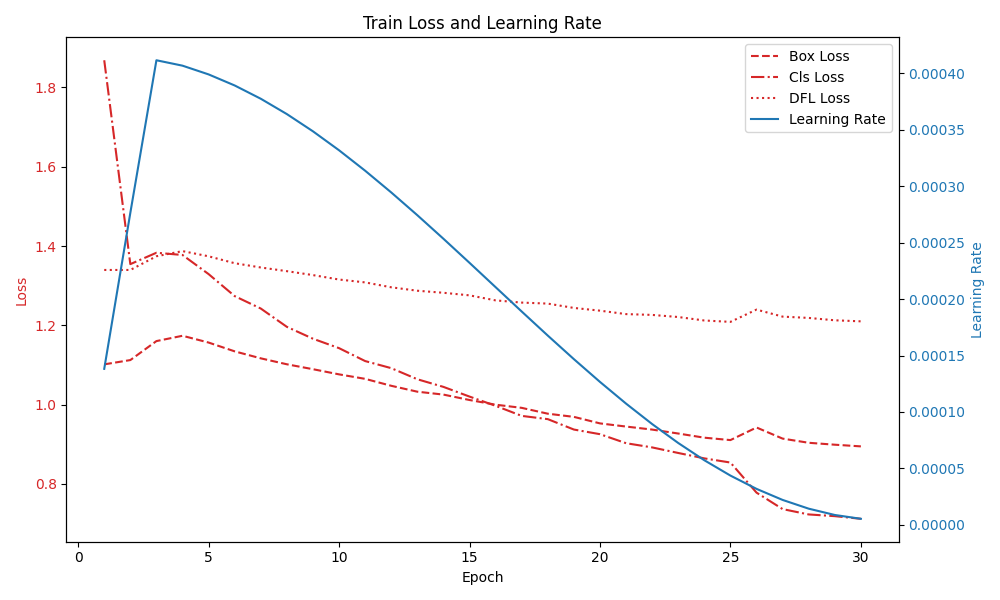
#> input picture 实验结果/YOLO 实验结果/train/yolov3_voc_fast/Figure_1.png, 1000 x 600 px, found by its file name
$ python Splicing.py
#> lines starting #> are read from the running program, lines starting #| are printed output that depends on the picture
from PIL import Image
import os

def tile_images(image_paths, output_path, image_size=(512, 512)):
    """
    将四张图片按田字形（2x2）拼接成一张图片。

    :param image_paths: 四张图片的路径列表，顺序为 [左上, 右上, 左下, 右下]
    :param output_path: 输出图片的路径
    :param image_size: 每张图片的尺寸（默认 512x512）
    """
#> called with output_path = 'combined_tile.png', image_size = (512, 512)
    # 确保有四张图片
    if len(image_paths) != 4:
        raise ValueError("必须提供四张图片！")

    # 加载图片
    images = []
    for path in image_paths:
        img = Image.open(path).convert("RGB")
        img = img.resize(image_size)
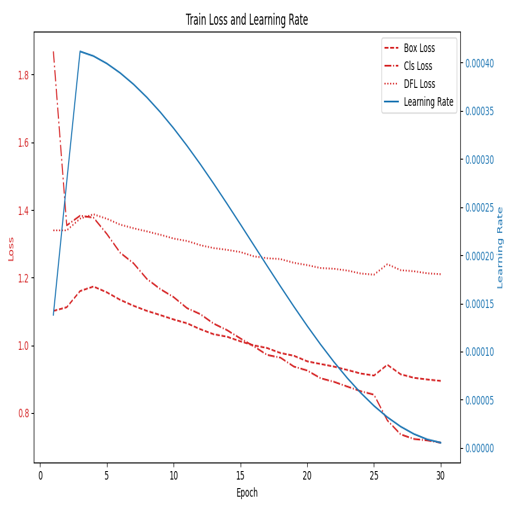
#> img: PIL image 512x512 RGB; mean R, G, B 250.6, 250.2, 250.6
        images.append(img)
#> pass 2 of the loop in tile_images, `for path in image_paths:`:
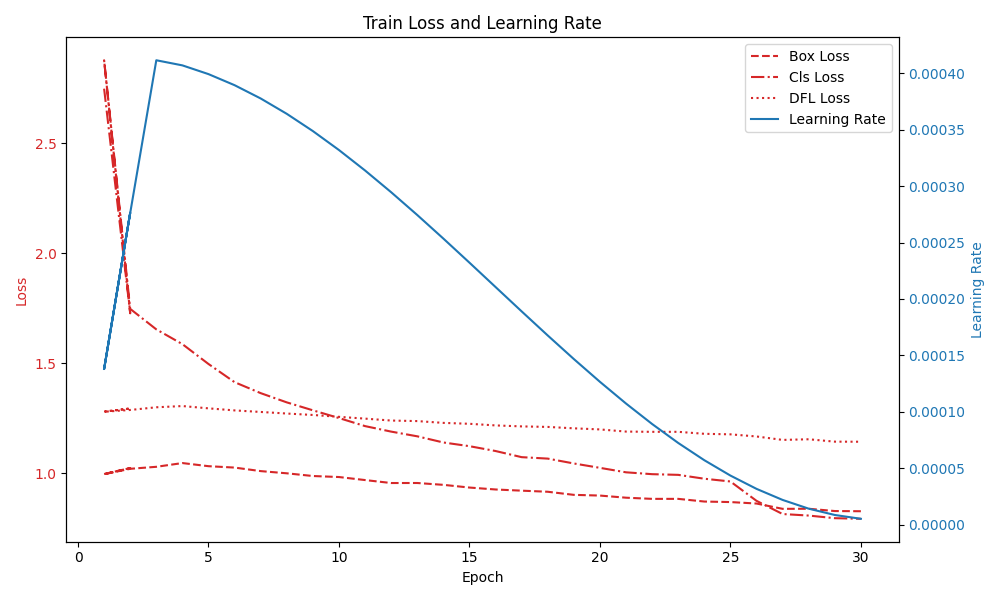
#> input picture 实验结果/YOLO 实验结果/train/yolov5n_voc_fast/Figure_1.png, 1000 x 600 px, found by its file name
#> in tile_images, `img = img.resize(image_size)`:
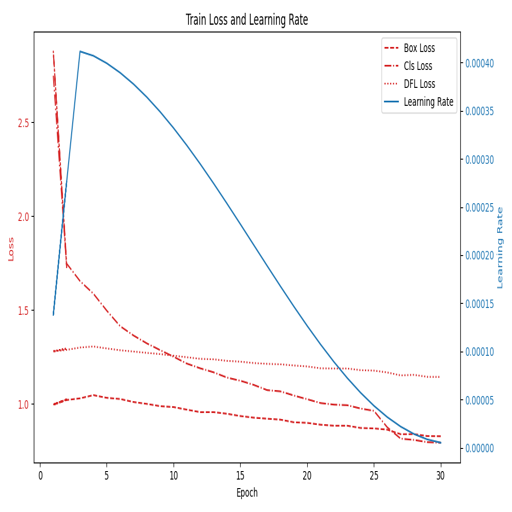
#> img: PIL image 512x512 RGB; mean R, G, B 250.5, 250, 250.5
#> pass 3 of the loop in tile_images, `for path in image_paths:`:
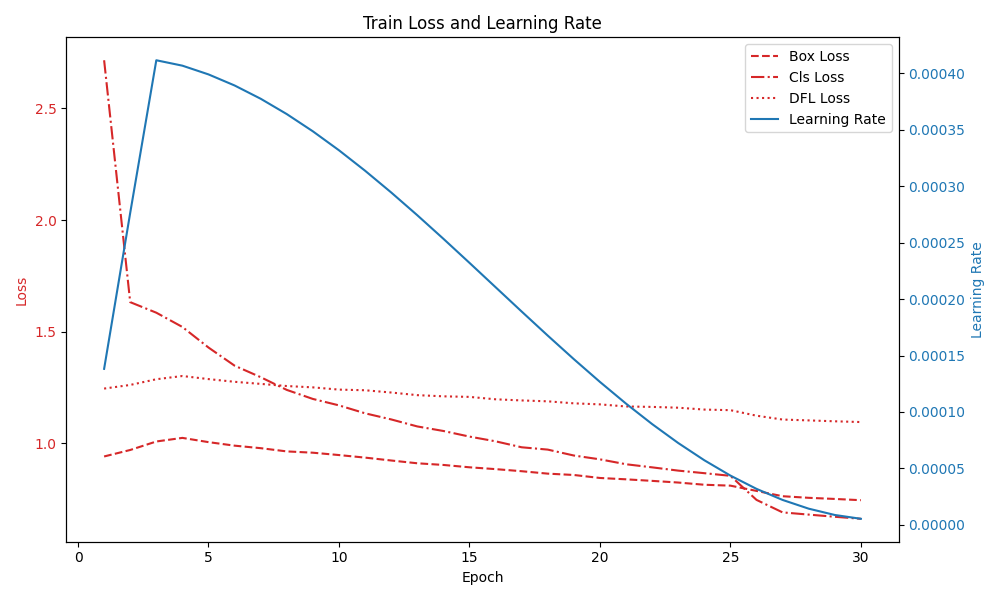
#> input picture 实验结果/YOLO 实验结果/train/yolov8n_voc_fast/Figure_1.png, 1000 x 600 px, found by its file name
#> in tile_images, `img = img.resize(image_size)`:
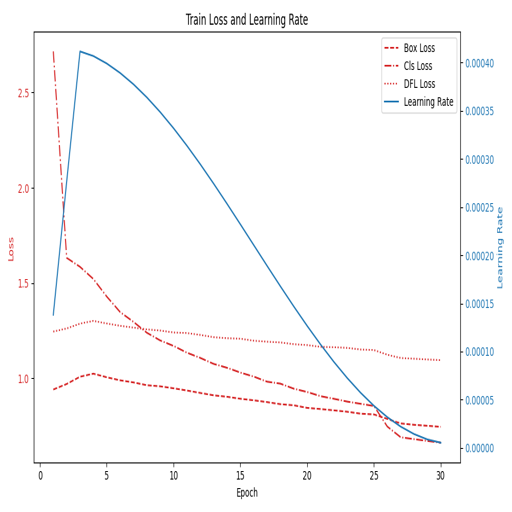
#> img: PIL image 512x512 RGB; mean R, G, B 250.6, 250.2, 250.7
#> the loop made 4 passes; the first 3 are shown

    # 创建新图像（2x2 布局）
    new_image = Image.new('RGB', (image_size[0] * 2, image_size[1] * 2))
#> new_image: PIL image 1024x1024 RGB; every value is 0

    # 拼接图片
    new_image.paste(images[0], (0, 0))      # 左上
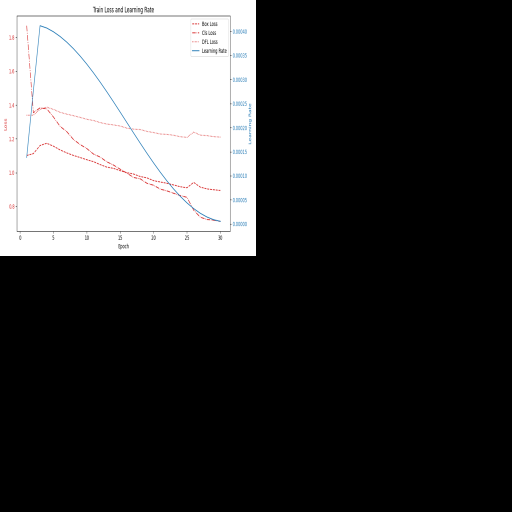
#> new_image: PIL image 1024x1024 RGB (shown at 1/2 size); mean R, G, B 62.7, 62.5, 62.7
    new_image.paste(images[1], (image_size[0], 0))  # 右上
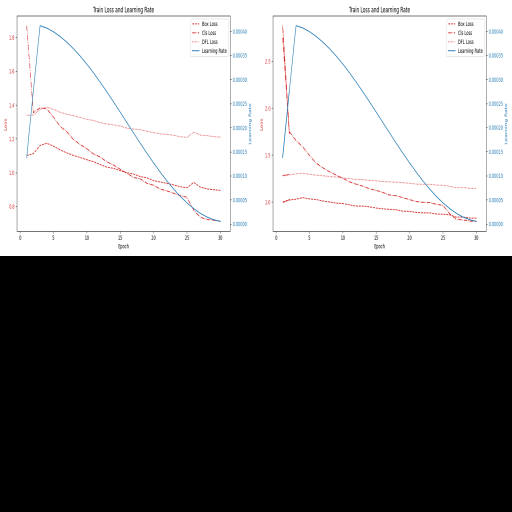
#> new_image: PIL image 1024x1024 RGB (shown at 1/2 size); mean R, G, B 125.3, 125, 125.3
    new_image.paste(images[2], (0, image_size[1]))  # 左下
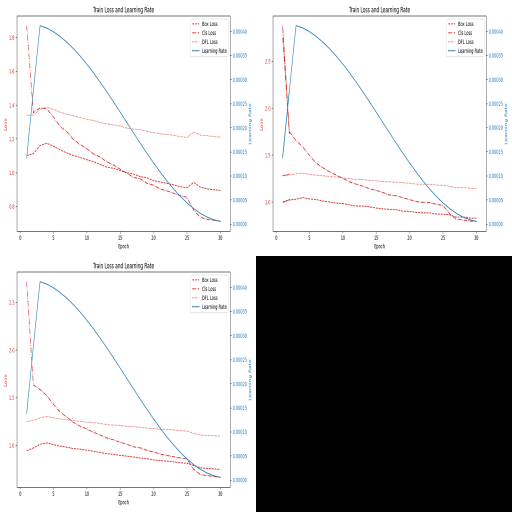
#> new_image: PIL image 1024x1024 RGB (shown at 1/2 size); mean R, G, B 187.9, 187.6, 187.9
    new_image.paste(images[3], (image_size[0], image_size[1]))  # 右下
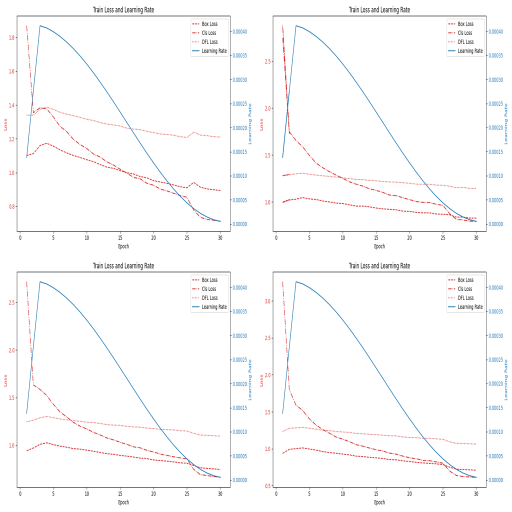
#> new_image: PIL image 1024x1024 RGB (shown at 1/2 size); mean R, G, B 250.6, 250.1, 250.6

    # 保存结果
    new_image.save(output_path)
    print(f"已保存到 {output_path}")

# 示例用法
if __name__ == "__main__":
    # 替换为你的图片路径
    image_paths = [
        r'C:\Downloads\YOLO 实验结果\train\yolov3_voc_fast\Figure_1.png',
        r'C:\Downloads\YOLO 实验结果\train\yolov5n_voc_fast\Figure_1.png',
        r'C:\Downloads\YOLO 实验结果\train\yolov8n_voc_fast\Figure_1.png',
        r'C:\Downloads\YOLO 实验结果\train\yolo11n_voc_fast\Figure_1.png'
    ]
    output_path = 'combined_tile.png'

    tile_images(image_paths, output_path)
